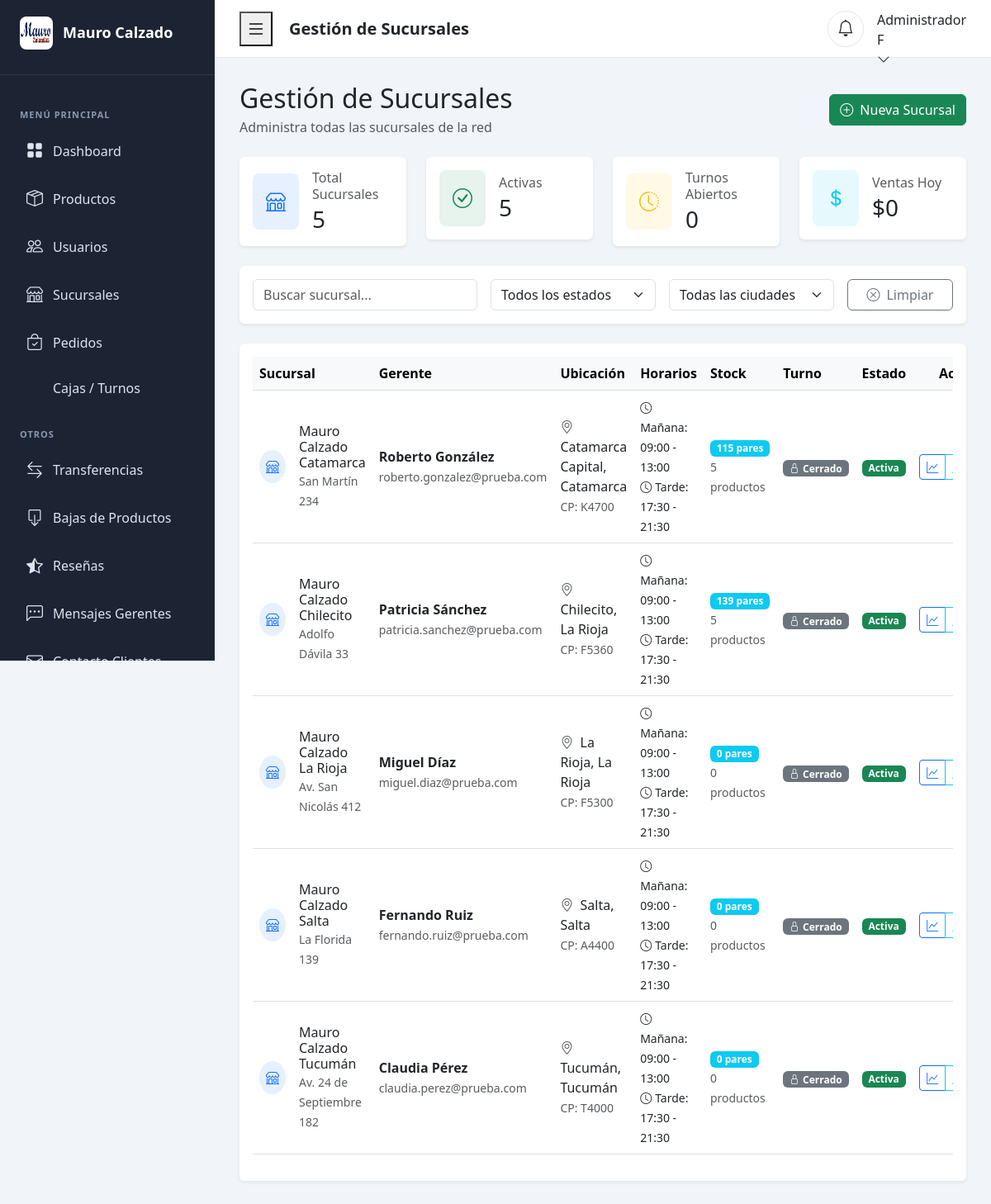
The page /admin/sucursales.php (signed in) on the database its author committed.
### tables this page shows
CREATE TABLE `sucursales` (
  `id` int(11) NOT NULL,
  `nombre` varchar(100) NOT NULL,
  `direccion` varchar(255) NOT NULL,
  `ciudad` varchar(100) NOT NULL,
  `provincia` varchar(100) NOT NULL,
  `codigo_postal` varchar(10) DEFAULT NULL,
  `telefono` varchar(20) DEFAULT NULL,
  `email` varchar(100) DEFAULT NULL,
  `horario_lunes_viernes` varchar(100) DEFAULT NULL,
  `horario_sabado` varchar(100) DEFAULT NULL,
  `horario_domingo` varchar(100) DEFAULT NULL,
  `latitud` decimal(10,8) DEFAULT NULL,
  `longitud` decimal(11,8) DEFAULT NULL,
  `activo` tinyint(1) DEFAULT 1,
  `fecha_creacion` datetime DEFAULT current_timestamp(),
  `horario_apertura_manana` time DEFAULT '09:00:00' COMMENT 'Apertura turno mañana',
  `horario_cierre_manana` time DEFAULT '13:00:00' COMMENT 'Cierre turno mañana',
  `horario_apertura_tarde` time DEFAULT '17:30:00' COMMENT 'Apertura turno tarde',
  `horario_cierre_tarde` time DEFAULT '21:30:00' COMMENT 'Cierre turno tarde',
  `trabaja_sabado` tinyint(1) DEFAULT 1 COMMENT '1=sí, 0=no',
  `trabaja_domingo` tinyint(1) DEFAULT 0 COMMENT '1=sí, 0=no'
);

### admin/sucursales.php (the view, shortened to what this page needs)
<?php
require_once('../includes/verificar-admin.php');
$sql = "SELECT
            s.*,
            u.nombre as gerente_nombre,
            u.apellido as gerente_apellido,
            u.email as gerente_email,
            u.telefono as gerente_telefono,
            (SELECT COUNT(*) FROM stock_sucursal ss WHERE ss.sucursal_id = s.id) as productos_stock,
            (SELECT SUM(ss.cantidad) FROM stock_sucursal ss WHERE ss.sucursal_id = s.id) as total_pares,
            (SELECT COUNT(*) FROM turnos_caja tc WHERE tc.sucursal_id = s.id AND tc.estado = 'abierto') as turnos_abiertos,
            (SELECT SUM(tc.venta_total_dia) FROM turnos_caja tc WHERE tc.sucursal_id = s.id AND DATE(tc.fecha_apertura) = CURDATE()) as ventas_hoy
        FROM sucursales s
        LEFT JOIN usuarios u ON u.sucursal_id = s.id AND u.rol_id = " . ROL_GERENTE . " AND u.activo = 1
        ORDER BY s.activo DESC, s.nombre ASC";
$resultado = mysqli_query($conn, $sql);
$sucursales = [];
while ($row = mysqli_fetch_assoc($resultado)) {
    $sucursales[] = $row;
}
include('includes/header-admin.php');
?>
<div class="d-flex justify-content-between align-items-center mb-4">
    <div>
        <h2 class="mb-1">Gestión de Sucursales</h2>
        <p class="text-muted mb-0">Administra todas las sucursales de la red</p>
    </div>
    <button class="btn btn-success" onclick="modalNuevaSucursal()">
        <i class="bi bi-plus-circle me-2"></i>Nueva Sucursal
    </button>
</div>
<div class="row mb-4">
    <div class="col-md-3">
        <div class="card border-0 shadow-sm">
            <div class="card-body">
                <div class="d-flex align-items-center">
                    <div class="flex-shrink-0">
                        <div class="bg-primary bg-opacity-10 text-primary rounded-3 p-3">
                            <i class="bi bi-shop fs-4"></i>
                        </div>
                    </div>
                    <div class="flex-grow-1 ms-3">
                        <h6 class="text-muted mb-1">Total Sucursales</h6>
                        <h3 class="mb-0"><?php echo count($sucursales); ?></h3>
                    </div>
                </div>
            </div>
        </div>
    </div>
    <div class="col-md-3">
        <div class="card border-0 shadow-sm">
            <div class="card-body">
                <div class="d-flex align-items-center">
                    <div class="flex-shrink-0">
                        <div class="bg-success bg-opacity-10 text-success rounded-3 p-3">
                            <i class="bi bi-check-circle fs-4"></i>
                        </div>
                    </div>
                    <div class="flex-grow-1 ms-3">
                        <h6 class="text-muted mb-1">Activas</h6>
                        <h3 class="mb-0"><?php echo count(array_filter($sucursales, fn($s) => $s['activo'] == 1)); ?></h3>
                    </div>
                </div>
            </div>
        </div>
    </div>
    <div class="col-md-3">
        <div class="card border-0 shadow-sm">
            <div class="card-body">
                <div class="d-flex align-items-center">
                    <div class="flex-shrink-0">
                        <div class="bg-warning bg-opacity-10 text-warning rounded-3 p-3">
                            <i class="bi bi-clock-history fs-4"></i>
                        </div>
                    </div>
                    <div class="flex-grow-1 ms-3">
                        <h6 class="text-muted mb-1">Turnos Abiertos</h6>
                        <h3 class="mb-0"><?php echo array_sum(array_column($sucursales, 'turnos_abiertos')); ?></h3>
                    </div>
                </div>
            </div>
        </div>
    </div>
    <div class="col-md-3">
        <div class="card border-0 shadow-sm">
            <div class="card-body">
                <div class="d-flex align-items-center">
                    <div class="flex-shrink-0">
                        <div class="bg-info bg-opacity-10 text-info rounded-3 p-3">
                            <i class="bi bi-currency-dollar fs-4"></i>
                        </div>
                    </div>
                    <div class="flex-grow-1 ms-3">
                        <h6 class="text-muted mb-1">Ventas Hoy</h6>
                        <h3 class="mb-0">$<?php echo number_format(array_sum(array_column($sucursales, 'ventas_hoy')), 0, ',', '.'); ?></h3>
                    </div>
                </div>
            </div>
        </div>
    </div>
</div>
<div class="card border-0 shadow-sm mb-4">
    <div class="card-body">
        <div class="row g-3">
            <div class="col-md-4">
                <input type="text" id="buscarSucursal" class="form-control" placeholder="Buscar sucursal...">
            </div>
            <div class="col-md-3">
                <select class="form-select" id="filtroEstado">
                    <option value="">Todos los estados</option>
                </select>
            </div>
            <div class="col-md-3">
                <select class="form-select" id="filtroCiudad">
                    <option value="">Todas las ciudades</option>
                </select>
            </div>
            <div class="col-md-2">
                <button class="btn btn-outline-secondary w-100" onclick="limpiarFiltros()">
                    <i class="bi bi-x-circle me-2"></i>Limpiar
                </button>
            </div>
        </div>
    </div>
</div>
<div class="card border-0 shadow-sm">
    <div class="card-body">
        <div class="table-responsive">
            <table class="table table-hover align-middle" id="tablaSucursales">
                <thead class="table-light">
                    <tr>
                        <th>Sucursal</th>
                        <th>Gerente</th>
                        <th>Ubicación</th>
                        <th>Horarios</th>
                        <th>Stock</th>
                        <th>Turno</th>
                        <th>Estado</th>
                        <th class="text-end">Acciones</th>
                    </tr>
                </thead>
                <tbody>
                    <?php foreach ($sucursales as $sucursal): ?>
                    <tr data-activo="<?php echo $sucursal['activo']; ?>" data-ciudad="<?php echo $sucursal['ciudad']; ?>">
                        <td>
                            <div class="d-flex align-items-center">
                                <div class="bg-primary bg-opacity-10 text-primary rounded-circle p-2 me-3">
                                    <i class="bi bi-shop"></i>
                                </div>
                                <div>
                                    <h6 class="mb-0"><?php echo htmlspecialchars($sucursal['nombre']); ?></h6>
                                    <small class="text-muted"><?php echo htmlspecialchars($sucursal['direccion']); ?></small>
                                </div>
                            </div>
                        </td>
                        <td>
                            <?php if ($sucursal['gerente_nombre']): ?>
                                <div>
                                    <strong><?php echo htmlspecialchars($sucursal['gerente_nombre'] . ' ' . $sucursal['gerente_apellido']); ?></strong>
                                    <br><small class="text-muted"><?php echo htmlspecialchars($sucursal['gerente_email']); ?></small>
                                </div>
                            <?php else: ?>
                                <span class="badge bg-warning">Sin gerente asignado</span>
                            <?php endif; ?>
                        </td>
                        <td>
                            <i class="bi bi-geo-alt text-muted me-1"></i>
                            <?php echo htmlspecialchars($sucursal['ciudad'] . ', ' . $sucursal['provincia']); ?>
                            <br><small class="text-muted">CP: <?php echo htmlspecialchars($sucursal['codigo_postal']); ?></small>
                        </td>
                        <td>
                            <small>
                                <i class="bi bi-clock me-1"></i>Mañana: <?php echo substr($sucursal['horario_apertura_manana'], 0, 5); ?> - <?php echo substr($sucursal['horario_cierre_manana'], 0, 5); ?>
                                <br><i class="bi bi-clock me-1"></i>Tarde: <?php echo substr($sucursal['horario_apertura_tarde'], 0, 5); ?> - <?php echo substr($sucursal['horario_cierre_tarde'], 0, 5); ?>
                            </small>
                        </td>
                        <td>
                            <span class="badge bg-info"><?php echo number_format($sucursal['total_pares'] ?? 0); ?> pares</span>
                            <br><small class="text-muted"><?php echo $sucursal['productos_stock'] ?? 0; ?> productos</small>
                        </td>
                        <td>
                            <?php if ($sucursal['turnos_abiertos'] > 0): ?>
                                <span class="badge bg-success">
                                    <i class="bi bi-unlock me-1"></i>Abierto
                                </span>
                            <?php else: ?>
                                <span class="badge bg-secondary">
                                    <i class="bi bi-lock me-1"></i>Cerrado
                                </span>
                            <?php endif; ?>
                        </td>
                        <td>
                            <?php if ($sucursal['activo']): ?>
                                <span class="badge bg-success">Activa</span>
                            <?php else: ?>
                                <span class="badge bg-danger">Inactiva</span>
                            <?php endif; ?>
                        </td>
                        <td class="text-end">
                            <div class="btn-group btn-group-sm">
                                <button class="btn btn-outline-primary" onclick="verEstadisticas(<?php echo $sucursal['id']; ?>)" title="Ver estadísticas">
                                    <i class="bi bi-graph-up"></i>
                                </button>
                                <button class="btn btn-outline-info" onclick="editarSucursal(<?php echo $sucursal['id']; ?>)" title="Editar">
                                </button>
                            </div>
                        </td>
                    </tr>
                    <?php endforeach; ?>
                </tbody>
            </table>
        </div>
    </div>
</div>
<?php include('includes/footer-admin.php'); ?>

### css/styles.css (style rules this page uses)
:root { --color-primary: #0047AB; --color-secondary: #DC143C; --color-dark: #212529; --color-light: #f8f9fa; --font-family: 'Segoe UI', Tahoma, Geneva, Verdana, sans-serif; --border-radius: 8px; --sidebar-width: 260px; --topbar-height: 70px; --admin-primary: #3C50E0; --sidebar-bg: #1C2434; --sidebar-hover: #333A48; --gerente-primary: #10B981; --gerente-sidebar-bg: #065F46; --gerente-sidebar-hover: #047857; }
body { font-family: var(--font-family); color: var(--color-dark); }
body.admin-panel, body.gerente-panel { background: #F1F5F9; overflow-x: hidden; }
.badge { font-size: 0.75rem; }
.shadow-sm { box-shadow: 0 0.125rem 0.25rem rgba(0, 0, 0, 0.075) !important; }

### rows shown on the page
sucursales: nombre "Mauro Calzado Catamarca", direccion "San Martín 234", gerente_apellido "Roberto González", gerente_email "roberto.gonzalez@prueba.com", ciudad+provincia "Catamarca Capital, Catamarca", codigo_postal "K4700", horario_apertura_manana "09:00", horario_cierre_manana "13:00", horario_apertura_tarde "17:30", horario_cierre_tarde "21:30", total_pares "115", productos_stock "5", activo "Activa"
sucursales: nombre "Mauro Calzado Chilecito", direccion "Adolfo Dávila 33", gerente_apellido "Patricia Sánchez", gerente_email "patricia.sanchez@prueba.com", ciudad+provincia "Chilecito, La Rioja", codigo_postal "F5360", horario_apertura_manana "09:00", horario_cierre_manana "13:00", horario_apertura_tarde "17:30", horario_cierre_tarde "21:30", total_pares "139", productos_stock "5", activo "Activa"
sucursales: nombre "Mauro Calzado La Rioja", direccion "Av. San Nicolás 412", gerente_apellido "Miguel Díaz", gerente_email "miguel.diaz@prueba.com", ciudad+provincia "La Rioja, La Rioja", codigo_postal "F5300", horario_apertura_manana "09:00", horario_cierre_manana "13:00", horario_apertura_tarde "17:30", horario_cierre_tarde "21:30", total_pares "0", productos_stock "0", activo "Activa"
sucursales: nombre "Mauro Calzado Salta", direccion "La Florida 139", gerente_apellido "Fernando Ruiz", gerente_email "fernando.ruiz@prueba.com", ciudad+provincia "Salta, Salta", codigo_postal "A4400", horario_apertura_manana "09:00", horario_cierre_manana "13:00", horario_apertura_tarde "17:30", horario_cierre_tarde "21:30", total_pares "0", productos_stock "0", activo "Activa"
sucursales: nombre "Mauro Calzado Tucumán", direccion "Av. 24 de Septiembre 182", gerente_apellido "Claudia Pérez", gerente_email "claudia.perez@prueba.com", ciudad+provincia "Tucumán, Tucumán", codigo_postal "T4000", horario_apertura_manana "09:00", horario_cierre_manana "13:00", horario_apertura_tarde "17:30", horario_cierre_tarde "21:30", total_pares "0", productos_stock "0", activo "Activa"

### other values the page prints
$titulo_pagina "Gestión de Sucursales"
substr($_SESSION['nombre'], 0, 1) "F"
count($sucursales) "5"
count(array_filter($sucursales, fn($s) => $s['activo'] == 1)) "5"
array_sum(array_column($sucursales, 'turnos_abiertos')) "0"
array_sum(array_column($sucursales, 'ventas_hoy')) "0"
